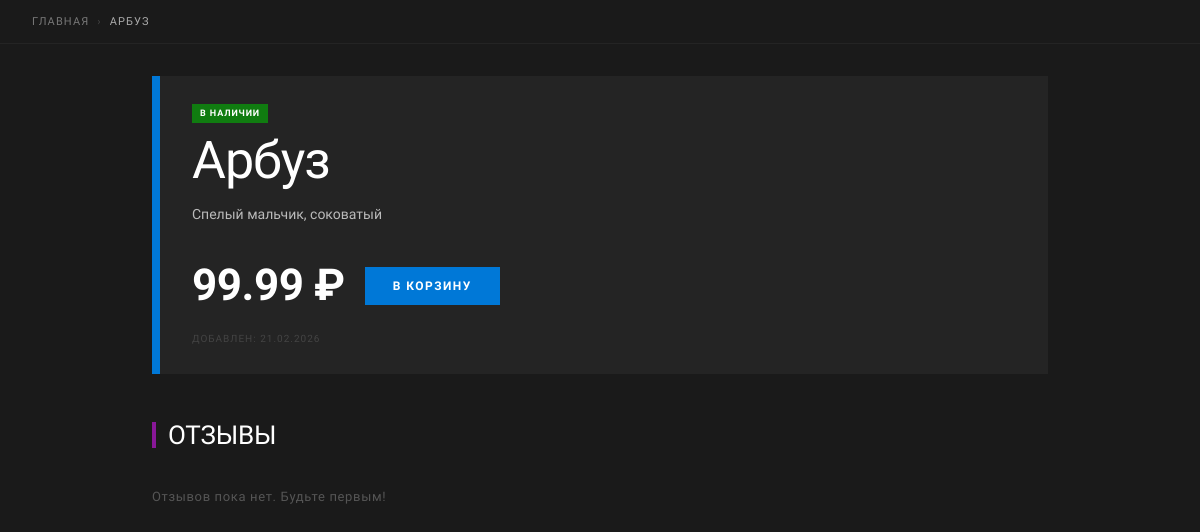
Screenshot of /product/2/ with the database file from the repository.
### products/models.py (models this page shows, shortened)
class Product(models.Model):
    name = models.CharField(max_length=200, verbose_name="Product Name")
    category = models.ForeignKey(
        Category,
        on_delete=models.CASCADE,
        null=True,
        blank=True,
        verbose_name='Category'
    )
    description = models.TextField(verbose_name="Product Description")
    price = models.DecimalField(max_digits=10, decimal_places=2, verbose_name="Price")
    is_available = models.BooleanField(default=True, verbose_name="Is Available")
    created_at = models.DateTimeField(auto_now_add=True, verbose_name="Created At")
    class Meta:
        verbose_name = "Product"
        verbose_name_plural = "Products"

### products/views.py (the view)
# urls.py: path('product/<int:pk>/', views.product_detail, name='product_detail'),
def product_detail(request, pk):
    product = get_object_or_404(Product, pk=pk)
    reviews = product.review_set.all()
    avg_rating = (
        sum(r.rating for r in reviews) / len(reviews)
        if reviews else None
    )
    return render(request, 'product_detail.html', {
        'product':    product,
        'reviews':    reviews,
        'avg_rating': avg_rating,
    })

### templates/product_detail.html (shortened to what this page needs)
{% load static %}
<!DOCTYPE html>
<html lang="ru">
<head>
    <link rel="stylesheet" href="{% static 'css/style.css' %}">
    <link rel="stylesheet" href="{% static 'css/detail.css' %}">
</head>
<body>
    <div class="breadcrumb">
        <a href="{% url 'home' %}" class="breadcrumb__link">Главная</a>
        <span class="breadcrumb__sep">›</span>
        <span class="breadcrumb__current">{{ product.name }}</span>
    </div>
    <main class="pd-main">
        <section class="pd-hero">
            <div class="pd-hero__color-block"></div>
            <div class="pd-hero__content">
                <div class="pd-hero__meta">
                    {% if not product.is_available %}
                        <span class="pd-badge pd-badge--na">Нет в наличии</span>
                    {% else %}
                        <span class="pd-badge pd-badge--available">В наличии</span>
                    {% endif %}
                </div>
                <h1 class="pd-hero__title">{{ product.name }}</h1>
                <p class="pd-hero__desc">{{ product.description }}</p>
                <div class="pd-hero__footer">
                    <span class="pd-price">{{ product.price }} ₽</span>
                    {% if product.is_available %}
                        <form method="post" action="{% url 'cart_add' product.pk %}">
                            <button type="submit" class="pd-btn pd-btn--primary">В корзину</button>
                        </form>
                    {% else %}
                        <button class="pd-btn pd-btn--disabled" disabled>Недоступно</button>
                    {% endif %}
                </div>
                <p class="pd-meta-date">Добавлен: {{ product.created_at|date:"d.m.Y" }}</p>
            </div>
        </section>
        <section class="pd-reviews">
            <h2 class="pd-section-title" style="--accent:#881798">
                Отзывы
            </h2>
            {% if reviews %}
                <div class="pd-reviews__list">
                    {% for review in reviews %}
                        <article class="review-card" style="animation-delay: {{ forloop.counter0 }}00ms">
                            <div class="review-card__header">
                                <span class="review-card__author">{{ review.author }}</span>
                                <span class="review-card__stars" data-rating="{{ review.rating }}"></span>
                            </div>
                            <p class="review-card__text">{{ review.text }}</p>
                        </article>
                    {% endfor %}
                </div>
            {% else %}
                <p class="pd-empty">Отзывов пока нет. Будьте первым!</p>
            {% endif %}
        </section>
    </main>
</body>
</html>

### static/css/style.css (style rules this page uses)
*, *::before, *::after { box-sizing: border-box; margin: 0; padding: 0; }
:root { --bg: #1A1A1A; --bg-panel: #242424; --bg-card: #2C2C2C; --text: #FFFFFF; --text-muted: #999999; --blue: #0078D7; --green: #107C10; --orange: #FF8C00; --red: #E81123; --purple: #881798; --tile-w: 220px; --tile-gap: 4px; --font: 'Segoe UI', 'Arial', sans-serif; --appbar-h: 64px; --section-pad: 48px 32px 24px; }
html { scroll-behavior: smooth; }
body { background: var(--bg); color: var(--text); font-family: var(--font); font-size: 14px; line-height: 1.4; min-height: 100vh; overflow-x: hidden; padding-bottom: calc(var(--appbar-h) + 16px); }
a { color: inherit; text-decoration: none; }

### static/css/detail.css (style rules this page uses)
.breadcrumb { padding: 14px 32px; font-size: 11px; letter-spacing: .1em; text-transform: uppercase; color: #555; display: flex; align-items: center; gap: 8px; border-bottom: 1px solid #242424; }
.breadcrumb__link { color: #777; transition: color .12s; }
.breadcrumb__sep { color: #444; }
.breadcrumb__current { color: #aaa; }
.pd-main { max-width: 960px; margin: 0 auto; padding: 0 32px 80px; }
.pd-hero { display: grid; grid-template-columns: 8px 1fr; gap: 0; margin: 32px 0 40px; animation: fadeUp .4s ease-out both; }
.pd-hero__color-block { background: var(--blue); align-self: stretch; }
.pd-hero__content { padding: 28px 28px 28px 32px; background: #242424; }
.pd-hero__meta { display: flex; align-items: center; gap: 10px; margin-bottom: 12px; }
.pd-badge { font-size: 9px; font-weight: 700; letter-spacing: .1em; text-transform: uppercase; padding: 3px 8px; }
.pd-badge--available { background: var(--green); color: #fff; }
.pd-hero__title { font-size: clamp(28px, 5vw, 52px); font-weight: 300; line-height: 1; letter-spacing: -.02em; margin-bottom: 16px; }
.pd-hero__desc { font-size: 14px; line-height: 1.7; color: #bbb; margin-bottom: 28px; max-width: 640px; }
.pd-hero__footer { display: flex; align-items: center; gap: 20px; flex-wrap: wrap; margin-bottom: 16px; }
.pd-price { font-size: clamp(28px, 4vw, 44px); font-weight: 700; color: #fff; letter-spacing: -.01em; }
.pd-btn { display: inline-flex; align-items: center; justify-content: center; padding: 12px 28px; font-family: var(--font); font-size: 12px; font-weight: 600; letter-spacing: .12em; text-transform: uppercase; border: none; cursor: pointer; transition: filter .15s; text-decoration: none; }
.pd-btn--primary { background: var(--blue); color: #fff; }
.pd-meta-date { font-size: 10px; letter-spacing: .1em; text-transform: uppercase; color: #444; }
.pd-section-title { font-size: clamp(18px, 3vw, 26px); font-weight: 300; text-transform: uppercase; letter-spacing: -.01em; padding-left: 12px; border-left: 4px solid var(--accent, #881798); line-height: 1; margin-bottom: 20px; display: flex; align-items: center; gap: 10px; }
.pd-reviews { margin-top: 48px; }
.pd-empty { color: #555; font-size: 13px; padding: 20px 0; letter-spacing: .05em; }

### rows the page displays
Product: name "АРБУЗ", name "Арбуз", description "Спелый мальчик, соковатый", price "99.99", created_at "21.02.2026"
